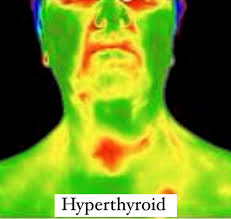
#> input picture Images/HYPERTHIROID.jfif, 231 x 219 px, found by its file name
$ jupyter execute HYPO_HYPER_THIROID.ipynb
#> lines starting #> are read from the running program, lines starting #| are printed output that depends on the picture
<a href="https://colab.research.google.com/github/siddhipawar65-hub/RISC-V-Processor/blob/main/HYPO_HYPER_THIROID.ipynb" target="_parent"></a>

[cell 1]
import matplotlib.pyplot as plt
from PIL import Image
import numpy as np
from google.colab import files

# Upload thermal image
uploaded = files.upload()
#> the answer given: HYPERTHIROID.jfif
filename = list(uploaded.keys())[0]

# Load original image (no aggressive resize)
img = Image.open(filename).convert("RGB")
#> img is the input picture: PIL image 231x219 RGB; mean R, G, B 113.3, 143, 35.5
pixels = np.array(img)

# Grayscale conversion
gray_img = np.uint8(np.mean(pixels, axis=2))
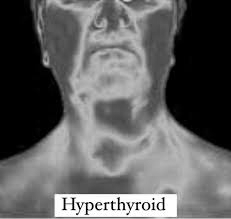
#> gray_img: shape (219, 231); min 0, max 255, mean 97

# High temperature threshold
high_temp_thresh = 150

# Smooth high temperature map
# Only keep values above threshold, scaled for intensity
high_temp_map = np.zeros_like(gray_img, dtype=np.uint8)
high_temp_map[gray_img >= high_temp_thresh] = gray_img[gray_img >= high_temp_thresh]
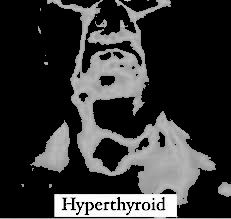
#> high_temp_map: shape (219, 231); min 0, max 255, mean 52.6

# Overlay high temperature map on original grayscale
overlay = np.stack([gray_img]*3, axis=2)  # convert to RGB
# Red highlight proportional to temperature above threshold
overlay[:,:,0] = np.maximum(overlay[:,:,0], high_temp_map)  # Red channel
overlay[:,:,1] = np.where(high_temp_map>0, overlay[:,:,1]//2, overlay[:,:,1])  # reduce green
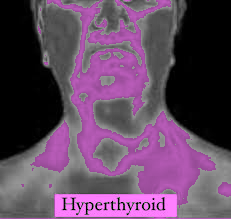
#> overlay: shape (219, 231, 3); mean of channels 0, 1, 2 97, 70.6, 97; drawn as R, G, B
overlay[:,:,2] = np.where(high_temp_map>0, overlay[:,:,2]//2, overlay[:,:,2])  # reduce blue
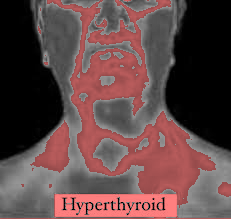
#> overlay: shape (219, 231, 3); mean of channels 0, 1, 2 97, 70.6, 70.6; drawn as R, G, B

# Plot results
fig, ax = plt.subplots(1,3, figsize=(18,6))
ax[0].imshow(gray_img, cmap='gray')
ax[0].set_title("Grayscale Thermal Image")
ax[0].axis('off')

ax[1].imshow(high_temp_map, cmap='hot')
ax[1].set_title("High Temperature Map")
ax[1].axis('off')

ax[2].imshow(overlay)
ax[2].set_title("Overlay High Temp on Thermal Image")
ax[2].axis('off')

plt.tight_layout()
plt.show()

[cell 2]
import matplotlib.pyplot as plt
from PIL import Image
import numpy as np
from google.colab import files

# Upload thermal image
uploaded = files.upload()
#> the answer given: HYPOTHIROID.jfif
filename = list(uploaded.keys())[0]

# Load original image (no aggressive resize)
img = Image.open(filename).convert("RGB")
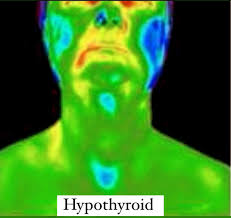
#> input picture Images/HYPOTHIROID.jfif, 231 x 218 px, found by its file name
#> img is the input picture: PIL image 231x218 RGB; mean R, G, B 54.3, 123.3, 34
pixels = np.array(img)

# Grayscale conversion
gray_img = np.uint8(np.mean(pixels, axis=2))
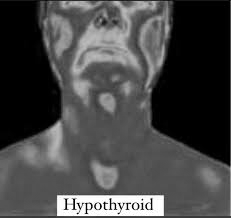
#> gray_img: shape (218, 231); min 0, max 255, mean 70.3

# High temperature threshold
high_temp_thresh = 150

# Smooth high temperature map
# Only keep values above threshold, scaled for intensity
high_temp_map = np.zeros_like(gray_img, dtype=np.uint8)
high_temp_map[gray_img >= high_temp_thresh] = gray_img[gray_img >= high_temp_thresh]
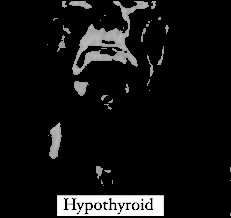
#> high_temp_map: shape (218, 231); min 0, max 255, mean 18.4

# Overlay high temperature map on original grayscale
overlay = np.stack([gray_img]*3, axis=2)  # convert to RGB
#> overlay: shape (218, 231, 3)
# Red highlight proportional to temperature above threshold
overlay[:,:,0] = np.maximum(overlay[:,:,0], high_temp_map)  # Red channel
overlay[:,:,1] = np.where(high_temp_map>0, overlay[:,:,1]//2, overlay[:,:,1])  # reduce green
overlay[:,:,2] = np.where(high_temp_map>0, overlay[:,:,2]//2, overlay[:,:,2])  # reduce blue
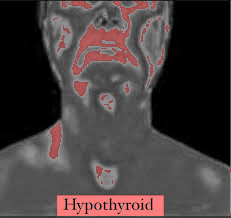
#> overlay: shape (218, 231, 3); mean of channels 0, 1, 2 70.3, 61.1, 61.1; drawn as R, G, B

# Plot results
fig, ax = plt.subplots(1,3, figsize=(18,6))
ax[0].imshow(gray_img, cmap='gray')
ax[0].set_title("Grayscale Thermal Image")
ax[0].axis('off')

ax[1].imshow(high_temp_map, cmap='hot')
ax[1].set_title("High Temperature Map")
ax[1].axis('off')

ax[2].imshow(overlay)
ax[2].set_title("Overlay High Temp on Thermal Image")
ax[2].axis('off')

plt.tight_layout()
plt.show()

[cell 3]
import matplotlib.pyplot as plt
from PIL import Image
import numpy as np
from google.colab import files

# Upload thermal image
uploaded = files.upload()
#> the answer given: HYPOTHIROID.jfif
